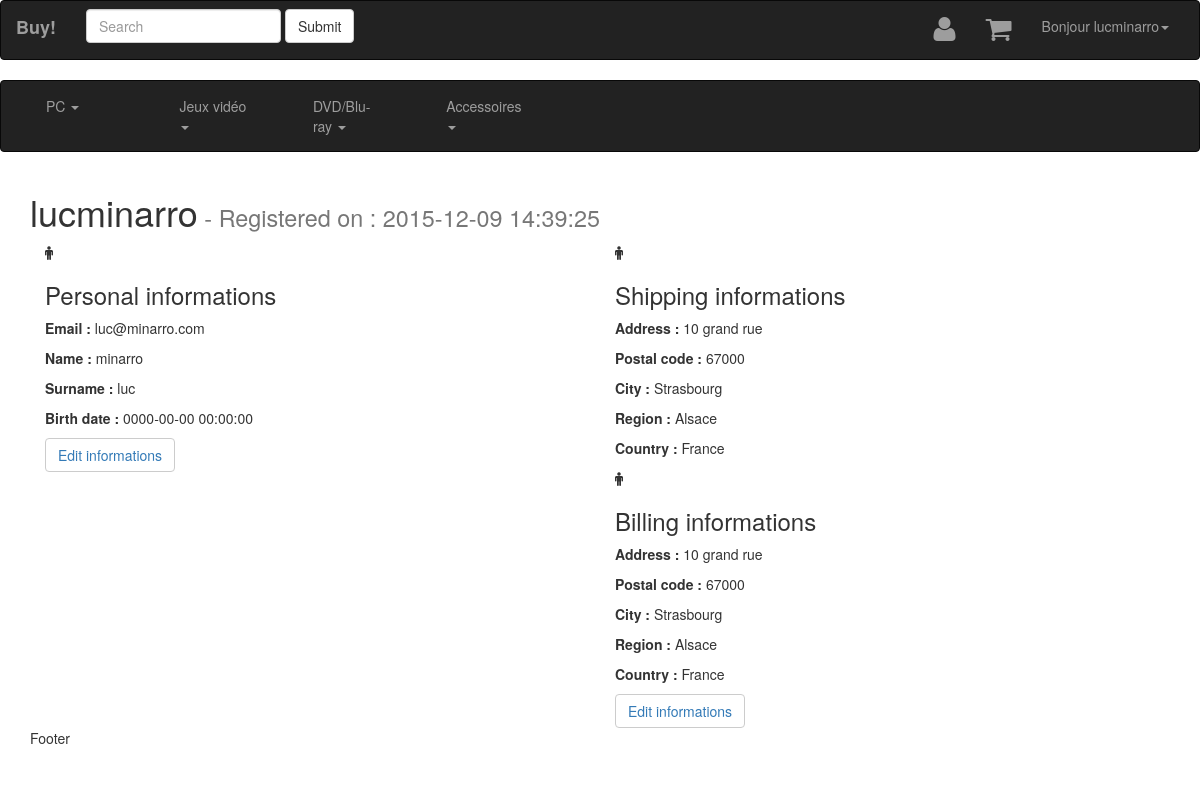
Page /index.php?page=profil&id=8 (signed in) on the committed database.
### tables this page shows
CREATE TABLE IF NOT EXISTS `user` (
  `id` int(11) NOT NULL AUTO_INCREMENT,
  `login` varchar(16) NOT NULL,
  `password` varchar(512) NOT NULL,
  `status` int(11) NOT NULL,
  `email` varchar(32) NOT NULL,
  `name` varchar(32) NOT NULL,
  `surname` varchar(32) NOT NULL,
  `date_birth` datetime NOT NULL,
  `date_register` timestamp NOT NULL DEFAULT CURRENT_TIMESTAMP ON UPDATE CURRENT_TIMESTAMP,
  PRIMARY KEY (`id`)
);

CREATE TABLE IF NOT EXISTS `address` (
  `id` int(11) NOT NULL AUTO_INCREMENT,
  `id_user` int(11) NOT NULL,
  `ship_address` varchar(64) NOT NULL,
  `ship_city` varchar(32) NOT NULL,
  `ship_postal_code` varchar(8) NOT NULL,
  `ship_region` varchar(16) NOT NULL,
  `ship_country` varchar(32) NOT NULL,
  `bill_address` varchar(64) NOT NULL,
  `bill_city` varchar(32) NOT NULL,
  `bill_postal_code` varchar(8) NOT NULL,
  `bill_country` varchar(32) NOT NULL,
  `bill_region` varchar(16) NOT NULL,
  PRIMARY KEY (`id`)
);

### index.php (called while the page is built, shortened)
<?php
	$db = new PDO("mysql:host=192.168.1.7;dbname=ecommerce", 'root', 'troiswa');
	if ( isset($_SESSION['id']) )
	{
		$userManager = new UserManager($db);
		$currentUser = $userManager->getCurrent();
	}
	else
	{
		$_SESSION['visiteur'] = true;
	}
	require('apps/skel.php');
?>

### models/UserManager.class.php (called while the page is built, shortened)
<?php
class UserManager
{
	private $db;
	public function __construct($db)
	{
		$this->db = $db;
	}
	public function getCurrent()
	{
		if (isset($_SESSION['id']))
		{
			$query = "SELECT * FROM user WHERE id='".$_SESSION['id']."'";
			$res = $this->db->query($query);
			if ($res)
			{
				$user = $res->fetchObject("User");
				if ($user)
				{
					return $user;
				}
				else
				{
					return false;
				}
			}
			else
			{
				return false;
			}
		}
		else
		{
			return false;
		}
	}
}
?>

### models/User.class.php (called while the page is built, shortened)
<?php
class User
{
	private $id;
	private $login;
	private $status;
	private $email;
	private $name;
	private $surname;
	private $date_birth;
	private $date_register;
	public function getId()
	{
		return $this->id;
	}
	public function getLogin()
	{
		return $this->login;
	}
	public function getStatus()
	{
		return $this->status;
	}
	public function getEmail()
	{
		return $this->email;
	}
	public function getName()
	{
		return $this->name;
	}
	public function getSurname()
	{
		return $this->surname;
	}
	public function getDateBirth()
	{
		return $this->date_birth;
	}
	public function getDateRegister()
	{
		return $this->date_register;
	}
}
 ?>

### apps/profil.php (called while the page is built)
<?php
$addressManager = new AddressManager($db);
try
{
	$address = $addressManager -> findByIdUser($currentUser->getId());
}
catch (Exception $e)
{
	$address = $e->getMessage();
}
$ship_address=$ship_postal_code=$ship_city=$ship_region=$ship_country=$bill_address=$bill_postal_code=$bill_city=$bill_region=$bill_country="";
if (is_object($address))
{
	$ship_address=$address->getShipAddress();
	$ship_postal_code=$address->getShipPostalCode();
	$ship_city=$address->getShipCity();
	$ship_region=$address->getShipRegion();
	$ship_country=$address->getShipCountry();
	$bill_address=$address->getBillAddress();
	$bill_postal_code=$address->getBillPostalCode();
	$bill_city=$address->getBillCity();
	$bill_region=$address->getBillRegion();
	$bill_country=$address->getBillCountry();
}
require('views/profil.phtml');
?>

### apps/content.php (called while the page is built)
<?php
	require ('views/content.phtml');
?>

### models/AddressManager.class.php (called while the page is built, shortened)
<?php
class AddressManager
{
	private $db;
	public function __construct($db)
	{
		$this->db = $db;
	}
	public function findByIdUser($id_user)
	{
		$id_user = intval($id_user);
		$query = "SELECT * FROM address WHERE id_user=".$id_user;
		$res = $this->db->query($query);
		if($res)
		{
			$address = $res->fetchObject("Address", array($this->db));
			if ($address)
			{
				return $address;
			}
			else
			{
				throw new Exception("Address not found");
			}
		}
		else
		{
			throw new Exception("Database error");
		}
	}
}
?>

### models/Address.class.php (called while the page is built, shortened)
<?php
class Address
{
	private $ship_address;
	private $ship_city;
	private $ship_postal_code;
	private $ship_region;
	private $ship_country;
	private $bill_address;
	private $bill_city;
	private $bill_postal_code;
	private $bill_country;
	private $bill_region;
	public function getShipAddress()
	{
		return $this->ship_address;
	}
	public function getShipCity()
	{
		return $this->ship_city;
	}
	public function getShipPostalCode()
	{
		return $this->ship_postal_code;
	}
	public function getShipRegion()
	{
		return $this->ship_region;
	}
	public function getShipCountry()
	{
		return $this->ship_country;
	}
	public function getBillAddress()
	{
		return $this->bill_address;
	}
	public function getBillCity()
	{
		return $this->bill_city;
	}
	public function getBillPostalCode()
	{
		return $this->bill_postal_code;
	}
	public function getBillRegion()
	{
		return $this->bill_region;
	}
	public function getBillCountry()
	{
		return $this->bill_country;
	}
}
 ?>

### apps/footer.php (called while the page is built)
<?php
require('views/footer.phtml');
 ?>

### views/profil.phtml (the view)
<h1 class="login-title"><?=$currentUser->getLogin()?><small> - Registered on : <?=$currentUser->getDateRegister()?></small></h1>
<div class="col-md-6 col-sm-6">
	<div class="circle"><i class="fa fa-male"></i></div><h3 class="info-title">Personal informations</h2>
	<p><strong>Email : </strong><?=$currentUser->getEmail()?></p>
	<p><strong>Name : </strong><?=$currentUser->getName()?></p>
	<p><strong>Surname : </strong><?=$currentUser->getSurname()?></p>
	<p><strong>Birth date : </strong><?=$currentUser->getDateBirth()?></p>
	<button class="btn btn-default"><a href="?page=edit_profil&amp;id=<?=$_SESSION['id']?>">Edit informations</a></button>
</div>
<div class="col-md-6 col-sm-6">
	<div class="circle"><i class="fa fa-male"></i></div><h3 class="info-title">Shipping informations</h2>
	<p><strong>Address : </strong><?=$ship_address?></p>
	<p><strong>Postal code : </strong><?=$ship_postal_code?></p>
	<p><strong>City : </strong><?=$ship_city?></p>
	<p><strong>Region : </strong><?=$ship_region?></p>
	<p><strong>Country : </strong><?=$ship_country?></p>
	<div class="circle"><i class="fa fa-male"></i></div><h3 class="info-title">Billing informations</h2>
	<p><strong>Address : </strong><?=$bill_address?></p>
	<p><strong>Postal code : </strong><?=$bill_postal_code?></p>
	<p><strong>City : </strong><?=$bill_city?></p>
	<p><strong>Region : </strong><?=$bill_region?></p>
	<p><strong>Country : </strong><?=$bill_country?></p>
	<button class="btn btn-default"><a href="?page=edit_address&amp;id=<?=$_SESSION['id']?>">Edit informations</a></button>
</div>

### apps/skel.php (shortened to what this page needs)
<?php
	if (isset($_GET['ajax']))
	{
	    require('apps/***.php');
	}
	else
	{
		require('views/skel.phtml');
	}
?>

### views/skel.phtml (shortened to what this page needs)
<!DOCTYPE html>
<html lang="en">
	<head>
		<link rel="stylesheet" href="public/style/reset.css">
		<link rel="stylesheet" href="public/style/bootstrap.min.css">
		<link rel="stylesheet" href="public/style/font-awesome/css/font-awesome.min.css">
		<link rel="stylesheet" href="public/style/owl.carousel.css">
		<link rel="stylesheet" href="public/style/owl.theme.css">
		<link rel="stylesheet" href="public/style/owl.transitions.css">
		<link rel="stylesheet/less" href="public/style/style.less">
	</head>
	<body>
		<div class="wrap">
			<div class="main">
				<?php require('apps/header.php'); ?>
				<div class="container">
					<?php require('apps/content.php'); ?>
				</div>
			</div>
		</div>
		<?php require('apps/footer.php'); ?>
	</body>
</html>

### apps/header.php
<?php
	if (isset($_SESSION['id']) && $currentUser->getStatus() == STATUS_ADMIN )
	{
		require('views/header_admin.phtml');
	}
	else if (isset($_SESSION["id"]))
	{
		require('views/header_in.phtml');
	}
	else
	{
		require('views/header.phtml');
	}
?>

### views/header_in.phtml (shortened to what this page needs)
<nav class="navbar navbar-inverse">
  <div class="container-fluid">
    <div class="navbar-header">
      <a class="navbar-brand" href="?page=home"><strong>Buy!</strong></a>
    </div>
    <div class="collapse navbar-collapse" id="bs-example-navbar-collapse-1">
      <form class="navbar-form navbar-left" role="search">
        <div class="form-group">
          <input type="text" class="form-control" placeholder="Search">
        </div>
        <button type="submit" class="btn btn-default">Submit</button>
      </form>
      <ul class="nav navbar-nav navbar-right">
        <li>
          <a href="?page=profil&amp;id=<?=$_SESSION['id']?>" class="user" title="Profil"><i class="fa fa-user fa-2x"></i></a>
        </li>
        <li>
          <a href="?page=basket&amp;id=<?=$_SESSION['id']?>" class="user" title="Panier"><i class="fa fa-shopping-cart fa-2x"></i></a>
        </li>
       <li class="dropdown">
          <a href="#" class="dropdown-toggle" data-toggle="dropdown" role="button" aria-haspopup="true" aria-expanded="false">Bonjour <span class="login"><?=htmlentities($currentUser->getLogin()); ?></span><span class="caret"></span></a>
        </li>
      </ul>
    </div>
  </div>
</nav>
<nav class="navbar nav-category navbar-inverse">
  <div class="container-fluid sub-container">
    <ul class="nav navbar-nav navbar-category">
      <li class="dropdown col-md-3 col-sm-3 col-xs-12">
        <a href="?page=category&amp;id=1" class="dropdown-toggle" data-toggle="dropdown" role="button" aria-haspopup="true" aria-expanded="false">PC <span class="caret"></span></a>
      </li>
      <li class="dropdown col-md-3 col-sm-3 col-xs-12">
        <a href="?page=category&amp;id=2" class="dropdown-toggle" data-toggle="dropdown" role="button" aria-haspopup="true" aria-expanded="false">Jeux vidéo <span class="caret"></span></a>
      </li>
      <li class="dropdown col-md-3 col-sm-3 col-xs-12">
        <a href="?page=category&amp;id=3" class="dropdown-toggle" data-toggle="dropdown" role="button" aria-haspopup="true" aria-expanded="false">DVD/Blu-ray <span class="caret"></span></a>
      </li>
      <li class="dropdown col-md-3 col-sm-3 col-xs-12">
        <a href="?page=category&amp;id=4" class="dropdown-toggle" data-toggle="dropdown" role="button" aria-haspopup="true" aria-expanded="false">Accessoires <span class="caret"></span></a>
      </li>
    </ul>
  </div>
</nav>

### views/content.phtml (shortened to what this page needs)
<?php
if ( isset($page)) {
	require ('apps/'.$page.'.php');
}
?>

### views/footer.phtml
<footer>
	<div class="container">
		<div class="row">
			<div class="col-xs-12">
				<p class="muted credit">Footer</p>
			</div>
		</div>
	</div>
</footer>

### rows in the picture
user: login "lucminarro", date_register "2015-12-09 14:39:25", email "luc@minarro.com", name "minarro", surname "luc", date_birth "0000-00-00 00:00:00"
address: ship_address "10 grand rue", ship_postal_code "67000", ship_city "Strasbourg", ship_region "Alsace", ship_country "France", bill_address "10 grand rue", bill_postal_code "67000", bill_city "Strasbourg", bill_region "Alsace", bill_country "France"
